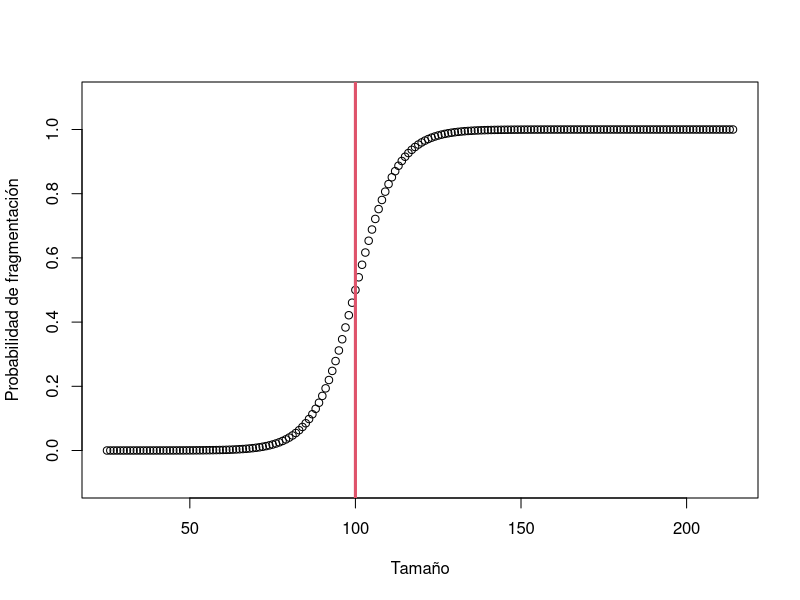

The R script that drew this image:
k <- 1000
n <- 100000
originales <- rnorm(k)
cumulos <- originales - min(originales) + 1
cumulos <- round(n * cumulos / sum(cumulos))
diferencia <- n - sum(cumulos)
if (diferencia > 0) {
  for (i in 1:diferencia) {
    p <- sample(1:k, 1)
    cumulos[p] <- cumulos[p] + 1
  }
} else if (diferencia < 0) {
  for (i in 1:-diferencia) {
    p <- sample(1:k, 1)
    if (cumulos[p] > 1) {
      cumulos[p] <- cumulos[p] - 1
    }
  }
}
c <- median(cumulos) # tamanio critico de cumulos
d <- sd(cumulos) / 4 # factor arbitrario para suavizar la curva
sigmoid <- function(x, c, d) {
  return (1 / (1 + exp((c - x) / d)))
}
png("p8_sigmoid.png")
low <- min(cumulos)
high <- max(cumulos)
x <- low:high
plot(x, sigmoid(x, c, d), ylim=c(-0.1, 1.1), xlim=c(low, high),
     xlab="Tama\u{00f1}o", ylab="Probabilidad de fragmentaci\u{00f3}n")
abline(v = c, col=2, lwd=3)
graphics.off()